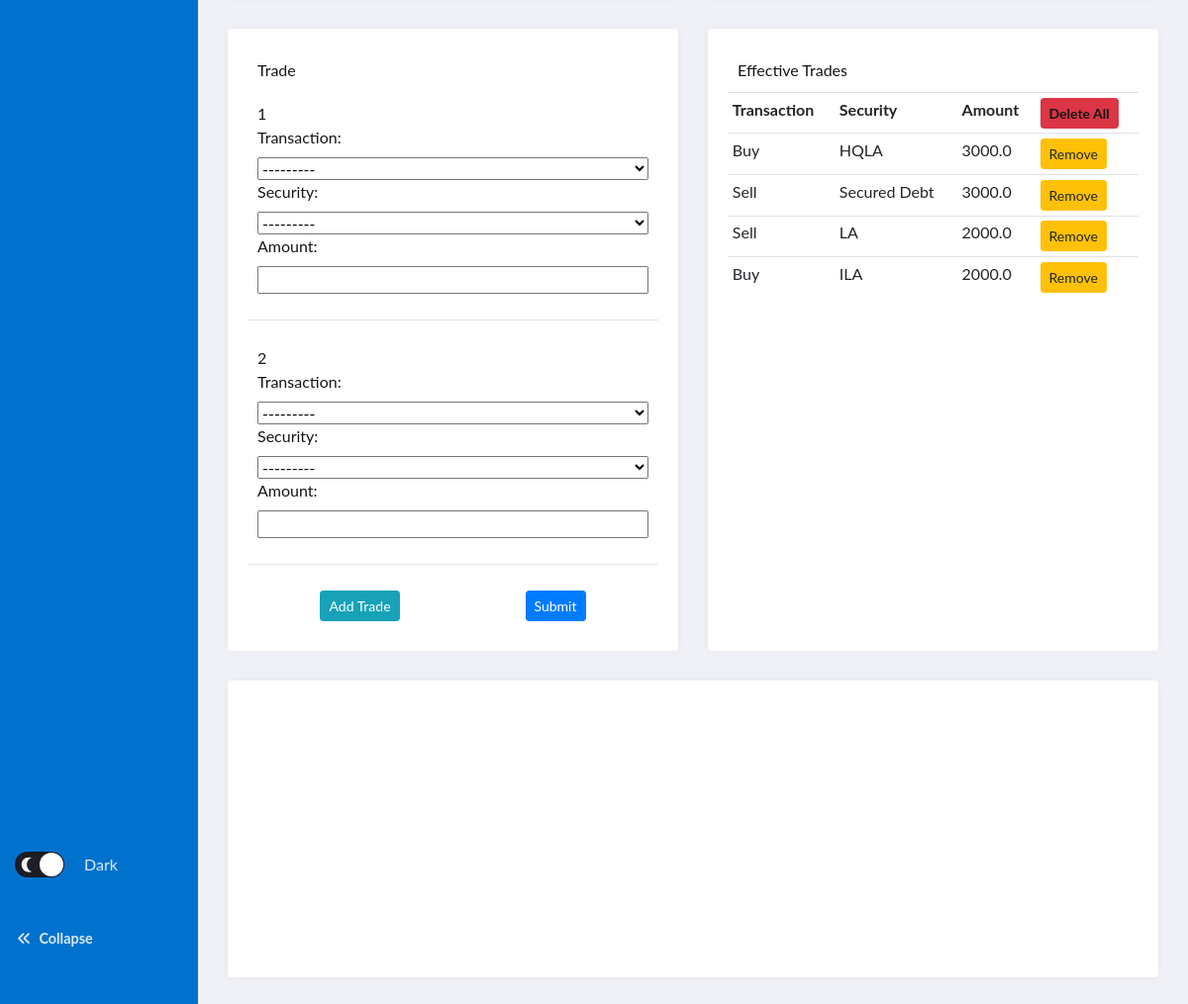
Before: / (signed in, lower part) with the older database file.
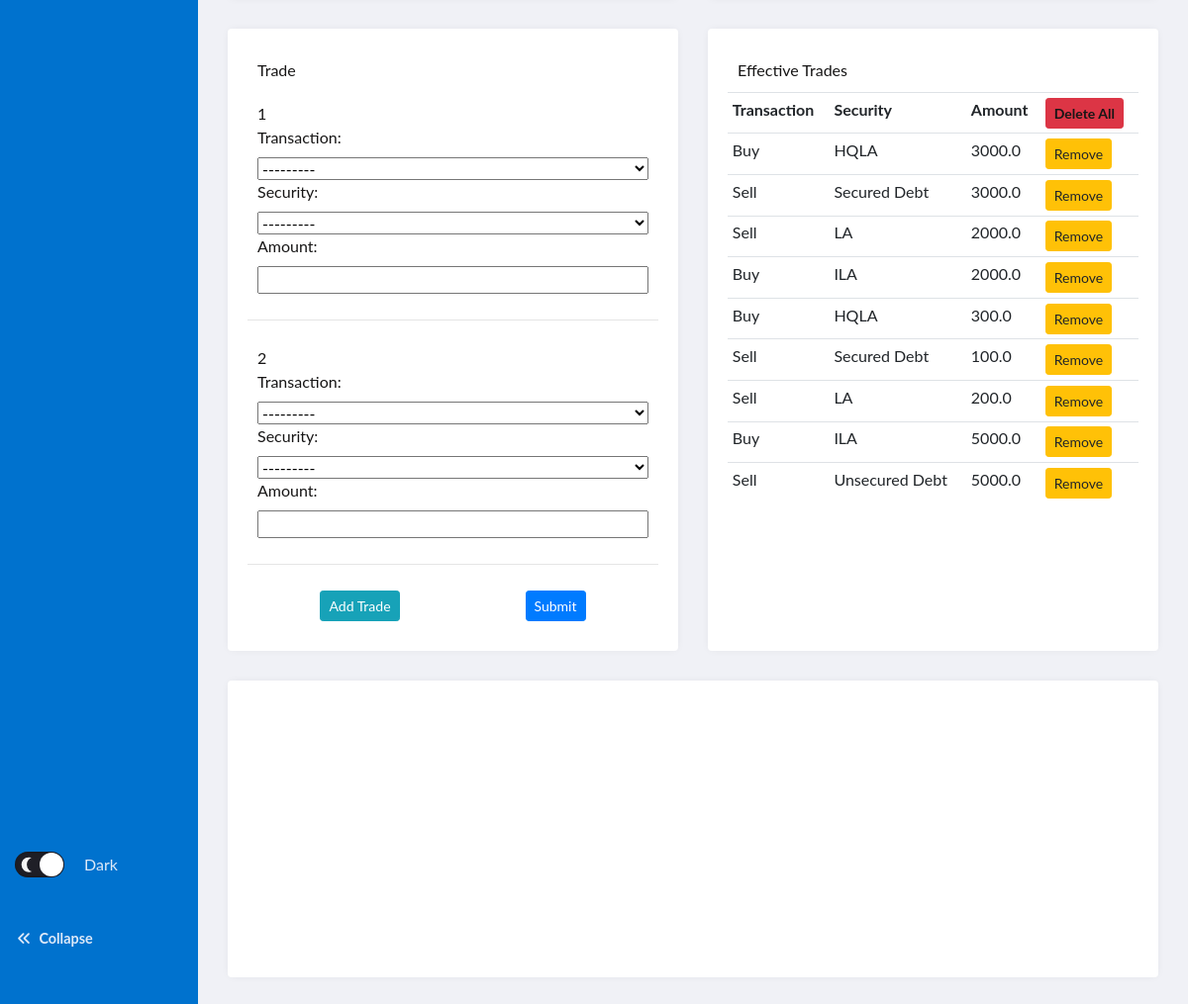
After: the same page with the newer database file.
### fund/models.py (models this page shows, shortened)
class Trade(models.Model):
    CODE = (
        ("Buy", "Buy"),
        ("Sell", "Sell")
    )
    CLASSIFICATION = (
        ("HQLA", "HQLA"),
        ("LA", "LA"),
        ("ILA", "ILA"),
        ("Secured Debt", "Secured Debt"),
        ("Unsecured Debt", "Unsecured Debt"),
        ("Synthetics", "Synthetics")
    )
    user = models.ForeignKey(User, on_delete=models.CASCADE, related_name='trade_user')
    transaction = models.CharField(max_length=50, choices=CODE)
    security = models.CharField(max_length=50, choices=CLASSIFICATION)
    amount = models.FloatField()

### fund/views.py (the view)
# urls.py: path("", views.scenarios, name="scenarios"),
def scenarios(request):
    add_trade_form = request.GET.get("add")
    if add_trade_form is None:
        TradeFormSet = inlineformset_factory(User, Trade, fields=("transaction", "security", "amount"), can_delete = False, max_num=2)
    else:
        TradeFormSet = inlineformset_factory(User, Trade, fields=("transaction", "security", "amount"), can_delete = False, extra=int(add_trade_form)+1)
    userid = request.user.id
    if userid:
        user = User.objects.get(id=userid)
        extrade = Trade.objects.filter(user=user)
    else:
        extrade = []
    formset_empty = TradeFormSet()
    if request.method == "POST":
        formset = TradeFormSet(request.POST, instance=user)
        print(formset)
        if formset.is_valid():
            formset.save()
        return redirect("scenarios")
    else:
        return render(request, "fund/scenarios.html", {
            "formset_empty":formset_empty,
            "extrade":extrade
            })

### fund/templates/fund/scenarios.html (shortened to what this page needs)
{% extends "fund/main_page.html" %}
{% load static %}
{% block content %}
    <section class="grid">
        <article class="grid-group">
            <div class="grid-cell">
                <div class="trade-form-wrapper">
                    <div class="trade-form">Trade</div>
                        <form class="form" action="{% url 'scenarios' %}" method="POST">
                            {% for form in formset_empty %}
                                <div class="formset">
                                    <aside id="num_forms"> {{ forloop.counter }}</aside>
                                    {{form}}
                                </div>
                                <hr>
                            {% endfor %}
                            <div id="button-wrapper">
                                <a id="add_form" href="#" class="btn btn-sm btn-info" name="Add">Add Trade</a>
                                <input id="submit-form" type="submit" class="btn btn-sm btn-primary" name="Submit">
                            </div>
                        </form>
                </div>
            </div>
        </article>
        <article class="grid-group">
            <div class="grid-cell">
                <div class="effective-trades">
                    <div>Effective Trades</div>
                        <table class="table table-sm">
                            <tr>
                                <th>Transaction</th>
                                <th>Security</th>
                                <th>Amount</th>
                                <th>
                                    <a href="{% url 'remove_all' %}" class="btn btn-sm btn-danger"><strong>Delete All</strong></a>
                                </th>
                            </tr>
                            {% for trade in extrade %}
                            <tr>
                                <td>{{trade.transaction}}</td>
                                <td>{{trade.security}}</td>
                                <td>{{trade.amount}}</td>
                                <td>
                                    <a href="{% url 'remove' trade.id %}" class="btn btn-sm btn-warning">Remove</a>
                                </td>
                            </tr>
                            {% endfor %}
			            </table>
                </div>
            </div>
        </article>
        <article class="grid-chart">
        </article>
    </section>
{% endblock %}

### fund/templates/fund/main_page.html (shortened to what this page needs)
{% load static %}
<!DOCTYPE html>
<html lang="en">
    <head>
        <link rel="stylesheet" href="https://stackpath.bootstrapcdn.com/bootstrap/4.3.1/css/bootstrap.min.css">
        <link rel="stylesheet" href="{% static 'fund/styles.css' %}">
    </head>
    <body>
        <header class="page-header">
            <nav>
                <ul class="admin-menu">
                <li>
                    <div class="switch">
                        <label for="mode">
                            <span></span>
                            <span>Dark</span>
                        </label>
                    </div>
                    <button class="collapse-btn" aria-expanded="true" aria-label="collapse menu">
                    <section aria-hidden="true">
                        <i class="fas fa-angle-double-left"></i>
                    </section>
                    <span>Collapse</span>
                    </button>
                </li>
                </ul>
            </nav>
        </header>
        <section class="page-content">
                {% block content %}
                {% endblock %}
        </section>
    </body>
</html>

### fund/static/fund/styles.css (style rules this page uses)
:root { --page-header-bgColor: #0072ce; --page-header-bgColor-hover: #ffffff; --page-header-txtColor: #dde9f8; --page-header-headingColor: #ffffff; --page-header-width: 200px; --page-content-bgColor: #f0f1f6; --page-content-txtColor: #171616; --page-content-blockColor: #fff; --white: #ffffff; --black: #333; --blue: #00b9eb; --red: #ec1848; --border-radius: 4px; --box-shadow: 0 0 10px -2px rgba(0, 0, 0, 0.075); --switch-bgLightModeColor: #87cefa; --switch-sunColor: gold; --switch-moonColor: #f4f4f4; --switch-bgDarkModeColor: #1f1f27; }
* { padding: 0; margin: 0; box-sizing: border-box; }
ul { list-style: none; }
a, button { color: inherit; font-weight: bold; }
button { background: none; cursor: pointer; }
input { -webkit-appearance: block; }
label { cursor: pointer; }
button { border: none; }
div { display: block; padding: 10px; }
body { font: 16px/1.5 "Lato", sans-serif; width: auto; }
i { width: 130%; height: 130%; }
span { display: block; padding: 10px; }
strong { color: var(--page-content-txtColor); }
.page-header { position: fixed; top: 0; left: 0; right: 0; bottom: 0; overflow: auto; padding-top: 20px; width: var(--page-header-width); color: var(--page-header-txtColor); background: var(--page-header-bgColor); }
.page-header nav { display: flex; flex-direction: column; min-height: 100%; }
.page-header .admin-menu { display: flex; flex-direction: column; flex-grow: 1; margin-top: 35px; }
.page-header .admin-menu li:last-child { margin-top: auto; margin-bottom: 20px; }
.page-header .admin-menu li > * { width: 100%; padding: 12px 15px; }
.page-header .admin-menu a, .page-header .admin-menu button { display: flex; align-items: center; font-size: 0.9rem; }
.page-content { position: relative; left: var(--page-header-width); width: calc(100% - var(--page-header-width)); min-height: 100vh; padding: 30px; color: var(--page-content-txtColor); background: var(--page-content-bgColor); }
.grid { display: grid; grid-template-columns: repeat(2, 1fr); grid-gap: 30px; grid-auto-rows: minmax(min-content, max-content); }
.grid > article { background: var(--page-content-blockColor); border-radius: var(--border-radius); box-shadow: var(--box-shadow); }
.grid-group { display:grid; grid-template-columns: 1fr; }
.grid-chart { height: 300px; display:grid; grid-template-columns: 1fr; }
.grid-cell { display:grid; grid-template-columns: 1fr; }
.trade-form-wrapper { display: absolute; }
.trade-form { display: flex; }
.form { display: flex; flex-direction: column; }
.formset { display: flex; flex-direction: column; }
.form #button-wrapper { display: flex; flex-direction: row; justify-content: space-around; }
.page-content .grid > article:last-child { grid-column: 1 / -1; }
.switch label { display: grid; grid-template-columns: auto auto; grid-column-gap: 10px; align-items: center; justify-content: flex-start; }
.switch span:first-child { position: relative; width: 50px; height: 26px; border-radius: 15px; box-shadow: inset 0 0 5px rgba(0, 0, 0, 0.4); background: var(--switch-bgLightModeColor); transition: all 0.3s; }
.switch span:first-child::before, .switch span:first-child::after { content: ""; position: absolute; border-radius: 50%; }
.switch span:first-child::before { top: 1px; left: 1px; width: 24px; height: 24px; background: var(--white); z-index: 1; transition: transform 0.3s; }
.switch span:first-child::after { top: 50%; right: 8px; width: 10px; height: 10px; transform: translateY(-50%); background: var(--switch-sunColor); box-shadow: 0 0 4px 2px #ffdb1a; }
.switch [type="checkbox"]:checked + label span:first-child { background: var(--switch-bgDarkModeColor); }
.switch [type="checkbox"]:checked + label span:first-child::before { transform: translateX(24px); }
.switch [type="checkbox"]:checked + label span:first-child::after { left: 12px; width: 15px; height: 15px; background: transparent; box-shadow: -2px -5px 0 var(--switch-moonColor); transform: translateY(-50%) rotate(-70deg); }

Changed rows visible on the page:
added Trade: transaction "Buy", security "HQLA", amount "300.0"
added Trade: transaction "Sell", security "Secured Debt", amount "100.0"
added Trade: transaction "Sell", security "LA", amount "200.0"
added Trade: transaction "Buy", security "ILA", amount "5000.0"
added Trade: transaction "Sell", security "Unsecured Debt", amount "5000.0"
